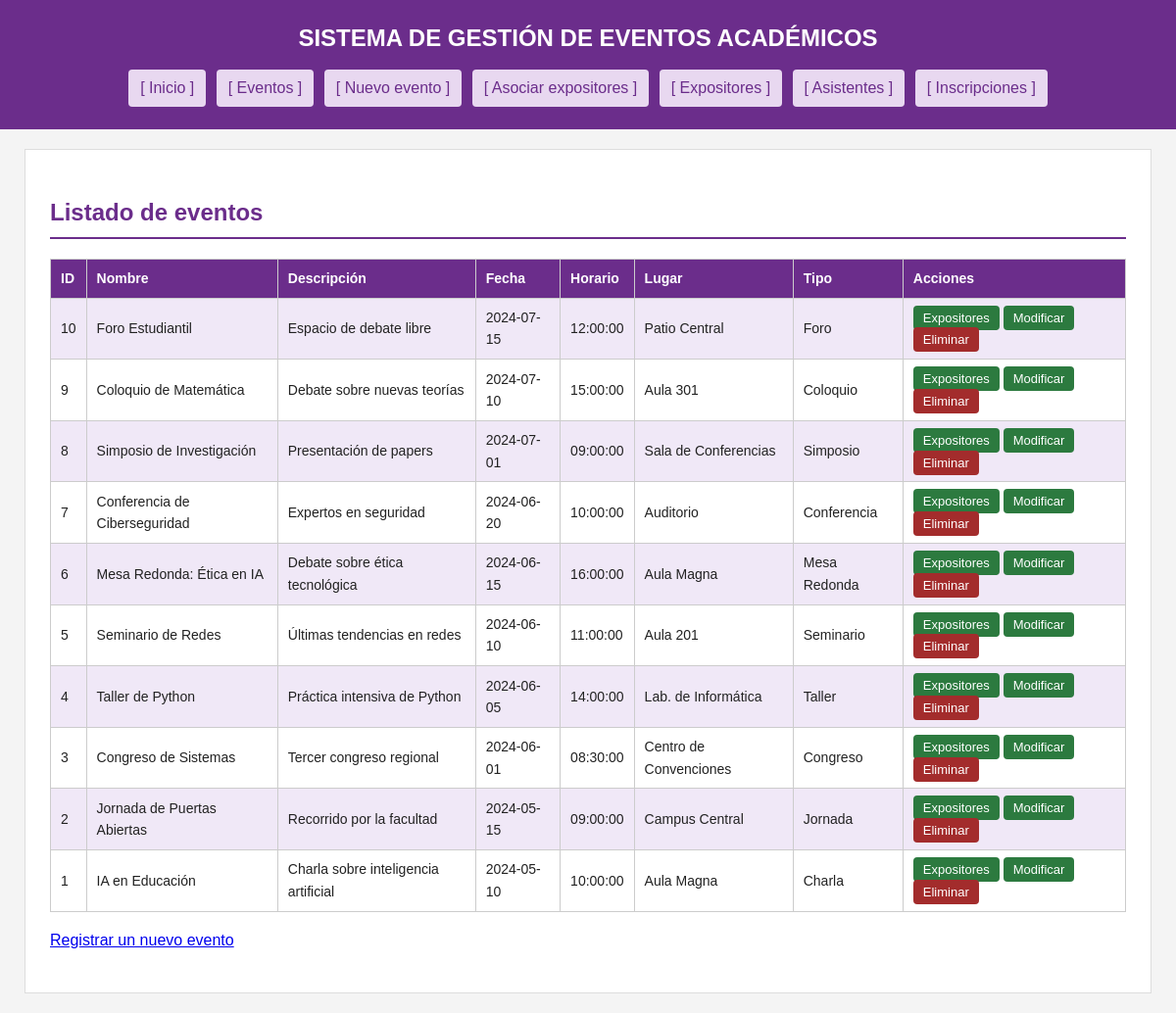
The page /aplicacion/evento/listar.php on the database its author committed.
### tables this page shows
CREATE TABLE `evento` (
  `id_evento` int(11) NOT NULL AUTO_INCREMENT,
  `nombre` varchar(200) NOT NULL,
  `descripcion` text DEFAULT NULL,
  `fecha` date NOT NULL,
  `horario` time NOT NULL,
  `lugar` varchar(150) DEFAULT NULL,
  `id_tipo` int(11) NOT NULL,
  PRIMARY KEY (`id_evento`),
  KEY `fk_evento_tipo` (`id_tipo`),
  CONSTRAINT `fk_evento_tipo` FOREIGN KEY (`id_tipo`) REFERENCES `tipo_evento` (`id_tipo`)
);

CREATE TABLE `tipo_evento` (
  `id_tipo` int(11) NOT NULL AUTO_INCREMENT,
  `nombre` varchar(80) NOT NULL,
  PRIMARY KEY (`id_tipo`)
);

### aplicacion/evento/listar.php (the view, shortened to what this page needs)
<?php
require_once "../conexion.php";
$sql = "SELECT
            e.id_evento,
            e.nombre,
            e.descripcion,
            e.fecha,
            e.horario,
            e.lugar,
            t.nombre AS tipo
        FROM evento e
        INNER JOIN tipo_evento t ON e.id_tipo = t.id_tipo
        ORDER BY e.fecha DESC";
$stmt = $pdo->query($sql);
$eventos = $stmt->fetchAll();
?>
<!DOCTYPE html>
<html lang="es">
<head>
    <link rel="stylesheet" href="../css/estilos.css">
</head>
<body>
<header>
    <h1>SISTEMA DE GESTIÓN DE EVENTOS ACADÉMICOS</h1>
    <nav>
        <a href="../index.php">[ Inicio ]</a>
        <a href="listar.php">[ Eventos ]</a>
        <a href="alta.php">[ Nuevo evento ]</a>
        <a href="asociar.php">[ Asociar expositores ]</a>
        <a href="../expositor/listar.php">[ Expositores ]</a>
        <a href="../asistente/listar.php">[ Asistentes ]</a>
        <a href="../inscripcion/listar.php">[ Inscripciones ]</a>
    </nav>
</header>
<main>
    <h2>Listado de eventos</h2>
    <table>
        <tr>
            <th>ID</th>
            <th>Nombre</th>
            <th>Descripción</th>
            <th>Fecha</th>
            <th>Horario</th>
            <th>Lugar</th>
            <th>Tipo</th>
            <th>Acciones</th>
        </tr>
        <?php foreach ($eventos as $evento) { ?>
        <tr>
            <td><?= $evento['id_evento'] ?></td>
            <td><?= htmlspecialchars($evento['nombre']) ?></td>
            <td><?= htmlspecialchars((string)$evento['descripcion']) ?></td>
            <td><?= htmlspecialchars($evento['fecha']) ?></td>
            <td><?= htmlspecialchars($evento['horario']) ?></td>
            <td><?= htmlspecialchars((string)$evento['lugar']) ?></td>
            <td><?= htmlspecialchars($evento['tipo']) ?></td>
            <td>
                <a class="btn-editar" href="asociar.php?id=<?= $evento['id_evento'] ?>">Expositores</a>
                <a class="btn-editar" href="editar.php?id=<?= $evento['id_evento'] ?>">Modificar</a>
                <a class="btn-eliminar" href="eliminar.php?id=<?= $evento['id_evento'] ?>">Eliminar</a>
            </td>
        </tr>
        <?php } ?>
    </table>
    <p><a href="alta.php">Registrar un nuevo evento</a></p>
</main>
</body>
</html>

### aplicacion/css/estilos.css (style rules this page uses)
* { box-sizing: border-box; }
body { font-family: Arial, Helvetica, sans-serif; margin: 0; background-color: #f4f4f4; color: #222; line-height: 1.6; }
header { background-color: #6b2d8b; color: #fff; padding: 20px; text-align: center; }
nav { margin-top: 10px; text-align: center; }
nav a { color: #6b2d8b; background-color: #e8d8f0; padding: 6px 12px; margin: 3px; display: inline-block; text-decoration: none; border-radius: 4px; }
main { max-width: 1150px; margin: 20px auto; background-color: #fff; padding: 25px; border: 1px solid #ddd; }
h1 { margin: 0; font-size: 24px; }
h2 { color: #6b2d8b; border-bottom: 2px solid #6b2d8b; padding-bottom: 6px; }
table { width: 100%; border-collapse: collapse; margin: 15px 0; }
th, td { border: 1px solid #ccc; padding: 8px 10px; text-align: left; font-size: 14px; }
th { background-color: #6b2d8b; color: #fff; }
tr:nth-child(even) { background-color: #f0e8f7; }
.btn-eliminar { background-color: #a32c2c; padding: 5px 10px; color: #fff; text-decoration: none; border-radius: 4px; font-size: 13px; }
.btn-editar { background-color: #2c7a3f; padding: 5px 10px; color: #fff; text-decoration: none; border-radius: 4px; font-size: 13px; }

### rows shown on the page
evento: id_evento "10", nombre "Foro Estudiantil", descripcion "Espacio de debate libre", fecha "2024-07-15", horario "12:00:00", lugar "Patio Central", id_tipo.nombre "Foro"
evento: id_evento "9", nombre "Coloquio de Matemática", descripcion "Debate sobre nuevas teorías", fecha "2024-07-10", horario "15:00:00", lugar "Aula 301", id_tipo.nombre "Coloquio"
evento: id_evento "8", nombre "Simposio de Investigación", descripcion "Presentación de papers", fecha "2024-07-01", horario "09:00:00", lugar "Sala de Conferencias", id_tipo.nombre "Simposio"
evento: id_evento "7", nombre "Conferencia de Ciberseguridad", descripcion "Expertos en seguridad", fecha "2024-06-20", horario "10:00:00", lugar "Auditorio", id_tipo.nombre "Conferencia"
evento: id_evento "6", nombre "Mesa Redonda: Ética en IA", descripcion "Debate sobre ética tecnológica", fecha "2024-06-15", horario "16:00:00", lugar "Aula Magna", id_tipo.nombre "Mesa Redonda"
evento: id_evento "5", nombre "Seminario de Redes", descripcion "Últimas tendencias en redes", fecha "2024-06-10", horario "11:00:00", lugar "Aula 201", id_tipo.nombre "Seminario"
evento: id_evento "4", nombre "Taller de Python", descripcion "Práctica intensiva de Python", fecha "2024-06-05", horario "14:00:00", lugar "Lab. de Informática", id_tipo.nombre "Taller"
evento: id_evento "3", nombre "Congreso de Sistemas", descripcion "Tercer congreso regional", fecha "2024-06-01", horario "08:30:00", lugar "Centro de Convenciones", id_tipo.nombre "Congreso"
evento: id_evento "2", nombre "Jornada de Puertas Abiertas", descripcion "Recorrido por la facultad", fecha "2024-05-15", horario "09:00:00", lugar "Campus Central", id_tipo.nombre "Jornada"
evento: id_evento "1", nombre "IA en Educación", descripcion "Charla sobre inteligencia artificial", fecha "2024-05-10", horario "10:00:00", lugar "Aula Magna", id_tipo.nombre "Charla"
